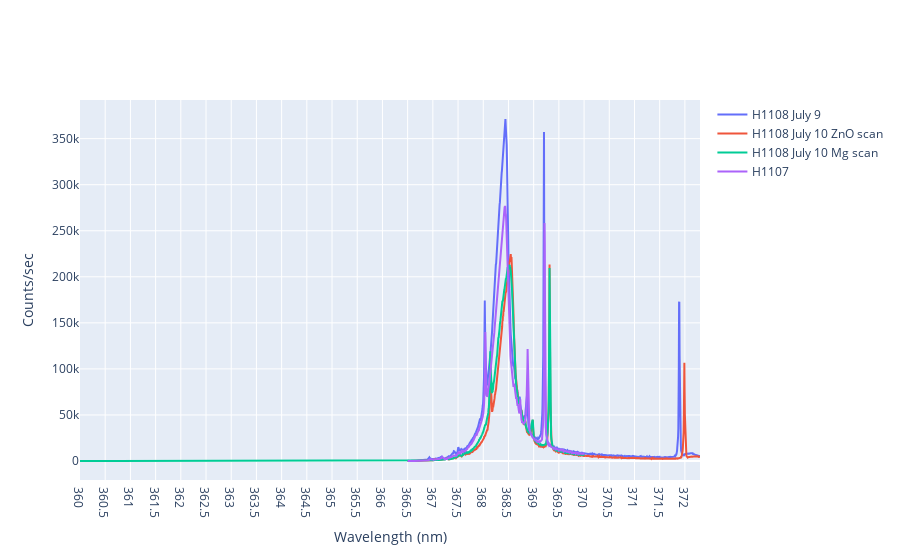

The notebook cell saved with this chart:
### Code cell
import numpy as np
import matplotlib.pyplot as plt
import pandas as pd
import plotly.express as px
import plotly.graph_objects as go

#E = hc/lambda in eV calculations
h = 6.62607004*10**(-34) # m^2kg/s
c = 299792458 # m/s
eV = 1.602176634*10**(-19) # J
Conversion = h*c/eV

FileNames = [0]*4
for i in range(len(FileNames)):
    if i <= 0:
        string = '202007090%.0f' %(i+3)
    elif i <= 2:
        string = '202007100%.0f' %(i+5)
    else:
        string = '2020070902'
    FileNames[i] = [string]
    print(FileNames[i])

fig = go.Figure()

names = ['H1108 July 9', 'H1108 July 10 ZnO scan', 'H1108 July 10 Mg scan', 'H1107']

for j in range(len(FileNames)):
    
    
    Wavelength, Count = np.genfromtxt(FileNames[j][0], delimiter="\t", unpack = True, skip_header=4)
    #EnergyEV = [0]*len(Wavelength)
    
    #Wavelength = Wavelength*10**(-9)*1.000289
    EnergyEV = Conversion/Wavelength*1000
    
    # Add traces
    fig.add_trace(go.Scatter(x=Wavelength, y=Count,
                    mode='lines',
                    name= names[j]))

fig['layout']['xaxis'].update(title='Wavelength (nm)', dtick=0.5, autorange=True)
fig['layout']['yaxis'].update(title='Counts/sec', autorange=True)
fig.update_layout(showlegend=True)
fig.show()

### Figure 1 — Plotly figure (JSON) as saved in the notebook; plotly's stock layout.template omitted (floating-point values rounded to 4 significant figures; data arrays with more than 128 entries replaced by an {"elided": "..."} marker saying what was removed)
{"data": [{"mode": "lines", "name": "H1108 July 9", "type": "scatter", "x": {"elided": "1161 float values"}, "y": {"elided": "1161 int values"}}, {"mode": "lines", "name": "H1108 July 10 ZnO scan", "type": "scatter", "x": {"elided": "1161 float values"}, "y": {"elided": "1161 int values"}}, {"mode": "lines", "name": "H1108 July 10 Mg scan", "type": "scatter", "x": {"elided": "2001 float values"}, "y": {"elided": "2001 int values"}}, {"mode": "lines", "name": "H1107", "type": "scatter", "x": {"elided": "701 float values"}, "y": {"elided": "701 int values"}}], "layout": {"showlegend": true, "xaxis": {"autorange": true, "dtick": 0.5, "title": {"text": "Wavelength (nm)"}}, "yaxis": {"autorange": true, "title": {"text": "Counts/sec"}}}}
